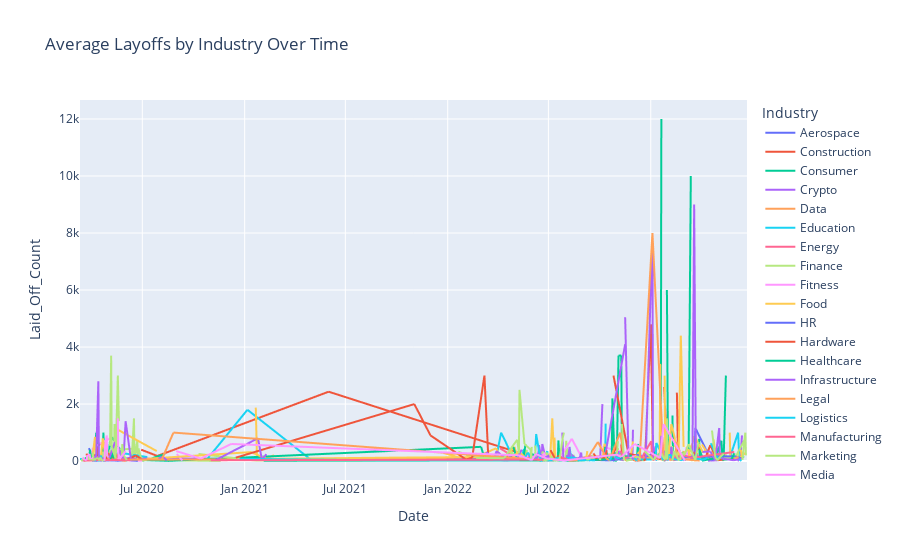

This figure's notebook cell:
### Code cell
import pandas as pd
import numpy as np
import plotly.express as px

df = pd.read_csv("layoffs_data.csv")

# Group by industry and date, then calculate average layoffs
grouped = df.groupby(["Industry", "Date"])["Laid_Off_Count"].mean().reset_index()

# Create line plot
fig = px.line(grouped, x="Date", y="Laid_Off_Count", color="Industry", title="Average Layoffs by Industry Over Time")
fig.show()
plot_html = fig.to_html(full_html=False)

### Figure 1 — Plotly figure (JSON) as saved in the notebook; plotly's stock layout.template omitted (floating-point values rounded to 4 significant figures; data arrays with more than 128 entries replaced by an {"elided": "..."} marker saying what was removed)
{"data": [{"hovertemplate": "Industry=Aerospace<br>Date=%{x}<br>Laid_Off_Count=%{y}<extra></extra>", "legendgroup": "Aerospace", "line": {"color": "#636efa", "dash": "solid"}, "marker": {"symbol": "circle"}, "mode": "lines", "name": "Aerospace", "showlegend": true, "type": "scattergl", "x": ["2020-03-27", "2020-04-05", "2020-04-30", "2020-06-03", "2022-09-21", "2022-11-08", "2023-06-07"], "xaxis": "x", "y": [451, 40, null, 70, 100, null, null], "yaxis": "y"}, {"hovertemplate": "Industry=Construction<br>Date=%{x}<br>Laid_Off_Count=%{y}<extra></extra>", "legendgroup": "Construction", "line": {"color": "#EF553B", "dash": "solid"}, "marker": {"symbol": "circle"}, "mode": "lines", "name": "Construction", "showlegend": true, "type": "scattergl", "x": ["2020-03-27", "2020-04-01", "2020-04-02", "2020-04-10", "2020-04-22", "2020-06-29", "2020-07-28", "2021-06-01", "2022-06-02", "2022-07-14", "2022-08-04", "2022-10-27", "2022-12-06", "2023-01-17", "2023-01-24", "2023-02-08", "2023-04-26"], "xaxis": "x", "y": [60, null, 240, 16, null, 400, 180, 2434, 140, null, 70, 210, 13, 100, null, null, null], "yaxis": "y"}, {"hovertemplate": "Industry=Consumer<br>Date=%{x}<br>Laid_Off_Count=%{y}<extra></extra>", "legendgroup": "Consumer", "line": {"color": "#00cc96", "dash": "solid"}, "marker": {"symbol": "circle"}, "mode": "lines", "name": "Consumer", "showlegend": true, "type": "scattergl", "x": ["2020-03-13", "2020-03-24", "2020-03-25", "2020-03-27", "2020-03-29", "2020-03-30", "2020-03-31", "2020-04-01", "2020-04-04", "2020-04-08", "2020-04-09", "2020-04-14", "2020-04-15", "2020-04-21", "2020-04-22", "2020-04-24", "2020-04-30", "2020-05-01", "2020-05-05", "2020-05-28", "2020-06-02", "2020-06-24", "2020-07-01", "2020-07-13", "2020-08-11", "2020-08-17", "2021-01-27", "2021-02-24", "2021-08-05", "2021-09-15", "2022-01-26", "2022-04-21", "2022-05-04", "2022-05-17", "2022-05-20", "2022-05-23", "2022-05-26", "2022-05-30", "2022-05-31", "2022-06-01", "2022-06-02", "2022-06-03", "2022-06-08", "2022-06-15", "2022-06-17", "2022-06-29", "2022-07-04", "2022-07-07", "2022-07-13", "2022-07-15", "2022-07-18", "2022-07-28", "2022-08-03", "2022-08-04", "2022-08-05", "2022-08-08", "2022-08-09", "2022-08-29", "2022-08-31", "2022-09-02", "2022-10-13", "2022-11-01", "2022-11-04", "2022-11-09", "2022-11-10", "2022-11-15", "2022-11-28", "2022-11-30", "2022-12-02", "2022-12-07", "2022-12-09", "2022-12-13", "2022-12-19", "2022-12-20", "2023-01-03", "2023-01-04", "2023-01-05", "2023-01-10", "2023-01-11", "2023-01-12", "2023-01-16", "2023-01-17", "2023-01-18", "2023-01-19", "2023-01-20", "2023-01-26", "2023-01-31", "2023-02-01", "2023-02-02", "2023-02-09", "2023-02-10", "2023-02-13", "2023-02-17", "2023-02-25", "2023-02-28", "2023-03-02", "2023-03-07", "2023-03-10", "2023-03-14", "2023-03-20", "2023-03-21", "2023-03-24", "2023-03-29", "2023-03-30", "2023-04-17", "2023-04-20", "2023-04-27", "2023-04-28", "2023-05-23", "2023-05-25", "2023-06-06", "2023-06-11", "2023-06-14", "2023-06-23"], "xaxis": "x", "y": [6, 130, null, 250, 10, 250, 194, 200, 50, 255.5, 1000, 33, 200, 155, 1000, 6, 81, 80, 900, 235, 12, 174, 5, 63, 250, null, 1800, null, 1800, null, 80, 180, 87, 90, 70, 30, 50, 100, 250, 25, 27.5, 41.5, null, 15, 150, 85, 54.5, null, 12, null, null, 22, null, 200, 140, 63, 50, null, 660, null, 65, 10, 3700, 3705, 400, 45, 300, null, 100, 95, 600, 160, null, null, null, null, 40, 60, 33, null, 500, null, null, 46, 12000, null, 60, 145, null, 1600, 40, 85, 214.5, 200, 140, null, null, 80, 10000, null, null, null, 780, 100, 120, 78, null, null, null, null, 75, null, 130, null], "yaxis": "y"}, {"hovertemplate": "Industry=Crypto<br>Date=%{x}<br>Laid_Off_Count=%{y}<extra></extra>", "legendgroup": "Crypto", "line": {"color": "#ab63fa", "dash": "solid"}, "marker": {"symbol": "circle"}, "mode": "lines", "name": "Crypto", "showlegend": true, "type": "scattergl", "x": ["2020-04-06", "2020-04-09", "2020-04-16", "2020-04-17", "2020-04-20", "2022-04-04", "2022-05-23", "2022-05-26", "2022-06-01", "2022-06-02", "2022-06-10", "2022-06-13", "2022-06-14", "2022-06-19", "2022-06-20", "2022-06-24", "2022-06-27", "2022-06-28", "2022-06-30", "2022-07-03", "2022-07-05", "2022-07-11", "2022-07-14", "2022-07-18", "2022-07-21", "2022-07-26", "2022-07-27", "2022-07-29", "2022-08-12", "2022-08-16", "2022-08-17", "2022-08-19", "2022-08-29", "2022-09-01", "2022-09-09", "2022-09-22", "2022-10-02", "2022-10-06", "2022-10-11", "2022-10-17", "2022-11-02", "2022-11-04", "2022-11-10", "2022-11-14", "2022-11-18", "2022-11-24", "2022-11-28", "2022-11-29", "2022-11-30", "2022-12-03", "2022-12-05", "2022-12-06", "2022-12-07", "2022-12-08", "2022-12-09", "2022-12-13", "2022-12-16", "2022-12-27", "2022-12-31", "2023-01-04", "2023-01-05", "2023-01-06", "2023-01-10", "2023-01-11", "2023-01-12", "2023-01-23", "2023-01-25", "2023-01-27", "2023-01-28", "2023-01-30", "2023-02-01", "2023-02-02", "2023-02-03", "2023-02-09", "2023-02-13", "2023-02-17", "2023-02-20", "2023-02-21", "2023-02-22", "2023-02-23", "2023-03-01", "2023-03-07", "2023-03-14", "2023-04-13", "2023-04-14", "2023-04-18", "2023-05-04", "2023-05-08", "2023-05-12", "2023-05-30", "2023-06-06", "2023-06-11", "2023-06-14", "2023-06-15"], "xaxis": "x", "y": [null, null, null, null, 91, 75, 80, 80, 90, 100, 260, 250, 562, 9, 600, 270, 70, 300, 12, 150, 30, null, 42, 68, 150, 20, 30, null, null, null, 63, 40, null, 100, null, 110, 60, 2000, null, null, 72, 59, 40, 30, null, 60, 33, 55, 1100, null, 90, 16, 235, null, null, null, null, null, null, null, 60, 275, 525, 80, 110, null, 330, 25, 19, null, 44, 80, 89, null, 22, null, 30, 100, null, null, null, null, 75, null, 17, 16, 30, null, null, null, 6, 80, 900, null], "yaxis": "y"}, {"hovertemplate": "Industry=Data<br>Date=%{x}<br>Laid_Off_Count=%{y}<extra></extra>", "legendgroup": "Data", "line": {"color": "#FFA15A", "dash": "solid"}, "marker": {"symbol": "circle"}, "mode": "lines", "name": "Data", "showlegend": true, "type": "scattergl", "x": ["2020-03-23", "2020-03-25", "2020-03-27", "2020-04-03", "2020-04-06", "2020-04-09", "2020-04-10", "2020-04-14", "2020-04-22", "2020-04-23", "2020-04-28", "2020-04-30", "2020-05-06", "2020-05-12", "2020-05-13", "2020-06-02", "2020-06-15", "2020-06-16", "2020-08-20", "2020-09-11", "2020-11-17", "2020-12-16", "2021-01-27", "2021-03-01", "2021-11-18", "2022-02-07", "2022-03-03", "2022-03-30", "2022-05-11", "2022-05-23", "2022-05-27", "2022-05-30", "2022-06-21", "2022-06-27", "2022-06-28", "2022-06-29", "2022-07-05", "2022-07-06", "2022-08-08", "2022-08-16", "2022-08-23", "2022-09-07", "2022-09-08", "2022-09-12", "2022-09-27", "2022-10-04", "2022-10-07", "2022-10-19", "2022-11-07", "2022-11-09", "2022-11-10", "2022-11-15", "2022-11-30", "2022-12-16", "2022-12-20", "2023-01-04", "2023-01-05", "2023-01-09", "2023-01-10", "2023-01-12", "2023-01-19", "2023-01-20", "2023-01-26", "2023-01-31", "2023-02-01", "2023-02-02", "2023-02-27", "2023-03-08", "2023-03-22", "2023-03-23", "2023-03-27", "2023-03-31", "2023-04-05", "2023-04-13", "2023-04-27", "2023-04-29", "2023-05-02", "2023-05-04", "2023-05-18", "2023-05-24", "2023-06-07", "2023-06-08"], "xaxis": "x", "y": [20, 10, 200, null, null, 68.33, 20, 15, null, 80, 80, null, 90, 65, 17, 12, null, 70, null, 240, null, 54, 20, null, 70, null, 100, 59, 70, 65, 40, null, null, 118.5, 30, 80, 80, 26.67, 36, 12, null, null, null, 25, null, null, 85, null, null, null, 65, 241, null, 24, null, 76, 30, null, 450, 64, null, 22, 221, 580, 325, 40, 75, null, null, 200, 275, null, 99, 100, 205, 177, null, null, null, null, 79, null], "yaxis": "y"}, {"hovertemplate": "Industry=Education<br>Date=%{x}<br>Laid_Off_Count=%{y}<extra></extra>", "legendgroup": "Education", "line": {"color": "#19d3f3", "dash": "solid"}, "marker": {"symbol": "circle"}, "mode": "lines", "name": "Education", "showlegend": true, "type": "scattergl", "x": ["2020-03-25", "2020-03-27", "2020-04-02", "2020-04-09", "2020-04-17", "2020-04-21", "2020-04-24", "2020-05-06", "2020-05-12", "2020-05-26", "2020-05-27", "2020-09-05", "2020-10-23", "2021-01-06", "2021-04-29", "2021-08-24", "2021-09-14", "2022-02-21", "2022-03-29", "2022-04-07", "2022-04-28", "2022-05-05", "2022-05-12", "2022-05-18", "2022-05-24", "2022-05-27", "2022-05-31", "2022-06-01", "2022-06-02", "2022-06-04", "2022-06-09", "2022-06-13", "2022-06-15", "2022-06-18", "2022-06-21", "2022-06-22", "2022-06-28", "2022-06-29", "2022-06-30", "2022-07-05", "2022-07-28", "2022-08-01", "2022-08-02", "2022-08-04", "2022-08-10", "2022-08-16", "2022-08-23", "2022-09-08", "2022-09-09", "2022-10-06", "2022-10-11", "2022-10-12", "2022-10-14", "2022-10-31", "2022-11-03", "2022-11-06", "2022-11-07", "2022-11-09", "2022-11-10", "2022-11-16", "2022-11-18", "2022-11-28", "2022-11-30", "2022-12-01", "2022-12-05", "2022-12-07", "2022-12-08", "2022-12-10", "2022-12-12", "2022-12-14", "2023-01-03", "2023-01-10", "2023-01-12", "2023-01-23", "2023-02-02", "2023-02-07", "2023-02-10", "2023-02-14", "2023-02-28", "2023-03-02", "2023-03-06", "2023-03-09", "2023-03-16", "2023-03-30", "2023-03-31", "2023-04-11", "2023-04-17", "2023-04-21", "2023-04-25", "2023-04-26", "2023-05-05", "2023-05-08", "2023-05-24", "2023-06-07", "2023-06-09", "2023-06-12", "2023-06-15"], "xaxis": "x", "y": [50, null, 7, 14, 90, 19, 4, 100, 16, 137, 150, null, 8, 1800, 65, 37, 41, 150, 100, 1000, 150, 136, 32, 424, 200, 145, 12, 65.5, null, 40, 26, 33, null, 150, null, 120, 300, 350, 170, 31, 60, null, 100, 76.5, 47, null, null, 200, null, 51, 55, 1315, null, null, null, 25, 350, null, null, null, null, 90, 57.5, 88, null, 385, null, 43, 400, 100, 60, 68, 22, null, 769, 27, null, null, null, 79, 120, null, 42, null, 89, null, 81, null, 400, 300, 70, 100, 172, 1000, 128, 80, null], "yaxis": "y"}, {"hovertemplate": "Industry=Energy<br>Date=%{x}<br>Laid_Off_Count=%{y}<extra></extra>", "legendgroup": "Energy", "line": {"color": "#FF6692", "dash": "solid"}, "marker": {"symbol": "circle"}, "mode": "lines", "name": "Energy", "showlegend": true, "type": "scattergl", "x": ["2020-03-26", "2020-03-30", "2020-04-15", "2022-04-05", "2022-05-04", "2022-06-03", "2022-06-20", "2022-07-28", "2022-09-09", "2022-10-11", "2022-11-28", "2023-01-19", "2023-04-10"], "xaxis": "x", "y": [47, 120, null, 450, 97, null, 30, null, 58, null, null, null, 10], "yaxis": "y"}, {"hovertemplate": "Industry=Finance<br>Date=%{x}<br>Laid_Off_Count=%{y}<extra></extra>", "legendgroup": "Finance", "line": {"color": "#B6E880", "dash": "solid"}, "marker": {"symbol": "circle"}, "mode": "lines", "name": "Finance", "showlegend": true, "type": "scattergl", "x": {"elided": "231 str values"}, "xaxis": "x", "y": {"elided": "231 float values"}, "yaxis": "y"}, {"hovertemplate": "Industry=Fitness<br>Date=%{x}<br>Laid_Off_Count=%{y}<extra></extra>", "legendgroup": "Fitness", "line": {"color": "#FF97FF", "dash": "solid"}, "marker": {"symbol": "circle"}, "mode": "lines", "name": "Fitness", "showlegend": true, "type": "scattergl", "x": ["2020-03-19", "2020-03-20", "2020-03-23", "2020-03-31", "2020-04-02", "2020-04-03", "2020-05-04", "2020-05-13", "2020-07-17", "2021-12-08", "2022-02-08", "2022-02-25", "2022-04-27", "2022-05-12", "2022-07-13", "2022-07-18", "2022-07-21", "2022-08-12", "2022-09-01", "2022-10-03", "2022-10-06", "2022-10-26", "2022-11-14", "2022-12-01", "2022-12-03", "2023-01-10", "2023-01-19", "2023-01-25", "2023-03-02", "2023-03-07", "2023-03-16"], "xaxis": "x", "y": [null, 784, null, 17, 318, 467, 800, null, 120, null, 2800, null, 50, 150, 262, null, 95, 784, 55, null, 500, 400, 300, null, 150, null, 30, null, 30, 80, 70], "yaxis": "y"}, {"hovertemplate": "Industry=Food<br>Date=%{x}<br>Laid_Off_Count=%{y}<extra></extra>", "legendgroup": "Food", "line": {"color": "#FECB52", "dash": "solid"}, "marker": {"symbol": "circle"}, "mode": "lines", "name": "Food", "showlegend": true, "type": "scattergl", "x": {"elided": "136 str values"}, "xaxis": "x", "y": {"elided": "136 float values"}, "yaxis": "y"}, {"hovertemplate": "Industry=HR<br>Date=%{x}<br>Laid_Off_Count=%{y}<extra></extra>", "legendgroup": "HR", "line": {"color": "#636efa", "dash": "solid"}, "marker": {"symbol": "circle"}, "mode": "lines", "name": "HR", "showlegend": true, "type": "scattergl", "x": ["2020-03-24", "2020-03-30", "2020-03-31", "2020-04-02", "2020-04-03", "2020-04-06", "2020-04-07", "2020-04-14", "2020-04-15", "2020-04-22", "2020-04-23", "2020-05-01", "2020-05-04", "2020-05-15", "2020-05-28", "2020-07-23", "2020-07-27", "2020-11-25", "2021-07-26", "2022-06-14", "2022-07-06", "2022-07-14", "2022-07-19", "2022-07-20", "2022-07-22", "2022-07-31", "2022-08-02", "2022-08-03", "2022-08-16", "2022-08-23", "2022-08-31", "2022-09-12", "2022-09-15", "2022-09-21", "2022-09-29", "2022-10-11", "2022-10-25", "2022-10-27", "2022-11-10", "2022-12-08", "2022-12-15", "2023-01-03", "2023-01-06", "2023-01-10", "2023-01-11", "2023-01-12", "2023-01-20", "2023-01-24", "2023-01-30", "2023-01-31", "2023-02-01", "2023-02-03", "2023-02-07", "2023-02-08", "2023-02-14", "2023-03-01", "2023-03-04", "2023-03-06", "2023-03-09", "2023-03-16", "2023-03-21", "2023-03-22", "2023-04-18", "2023-04-20", "2023-04-27", "2023-06-01", "2023-06-19"], "xaxis": "x", "y": [null, 70, null, 40, null, 10, 46, 34, 40, 55, 87, 110, 60, 16, 36, 64, null, null, 80, 30, 100, 54, 28, 13, 45, 16, 40, 13, 5, 30, null, 11, 35, null, null, null, 17, 13, null, 198, 60, 245, null, 40, null, null, 47, null, null, 525, null, 90, null, 126, null, 200, 13, 265, null, null, 99, 1170, 90, 35, 85, null, null], "yaxis": "y"}, {"hovertemplate": "Industry=Hardware<br>Date=%{x}<br>Laid_Off_Count=%{y}<extra></extra>", "legendgroup": "Hardware", "line": {"color": "#EF553B", "dash": "solid"}, "marker": {"symbol": "circle"}, "mode": "lines", "name": "Hardware", "showlegend": true, "type": "scattergl", "x": ["2022-10-16", "2022-10-26", "2022-11-22", "2022-12-06", "2022-12-08", "2022-12-22", "2023-01-01", "2023-01-05", "2023-01-06", "2023-01-13", "2023-01-19", "2023-01-25", "2023-01-30", "2023-01-31", "2023-02-06", "2023-02-10", "2023-02-17", "2023-02-19", "2023-03-14", "2023-03-21", "2023-03-22", "2023-03-29", "2023-04-20", "2023-05-23", "2023-05-24"], "xaxis": "x", "y": [null, 3000, 251, 201, null, 153, 4800, 30, null, 900, null, 2600, 343, null, 6650, null, 2400, 100, 40, 320, 300, 480, null, 30, 60], "yaxis": "y"}, {"hovertemplate": "Industry=Healthcare<br>Date=%{x}<br>Laid_Off_Count=%{y}<extra></extra>", "legendgroup": "Healthcare", "line": {"color": "#00cc96", "dash": "solid"}, "marker": {"symbol": "circle"}, "mode": "lines", "name": "Healthcare", "showlegend": true, "type": "scattergl", "x": {"elided": "157 str values"}, "xaxis": "x", "y": {"elided": "157 float values"}, "yaxis": "y"}, {"hovertemplate": "Industry=Infrastructure<br>Date=%{x}<br>Laid_Off_Count=%{y}<extra></extra>", "legendgroup": "Infrastructure", "line": {"color": "#ab63fa", "dash": "solid"}, "marker": {"symbol": "circle"}, "mode": "lines", "name": "Infrastructure", "showlegend": true, "type": "scattergl", "x": ["2020-03-20", "2020-03-26", "2020-03-27", "2020-03-31", "2020-04-02", "2020-04-03", "2020-04-10", "2020-05-05", "2020-05-12", "2020-05-18", "2020-06-11", "2020-06-29", "2020-08-18", "2020-08-24", "2020-10-08", "2021-03-03", "2021-04-06", "2022-04-18", "2022-05-13", "2022-05-31", "2022-06-09", "2022-06-10", "2022-06-13", "2022-06-29", "2022-07-01", "2022-08-03", "2022-08-09", "2022-08-18", "2022-09-14", "2022-09-29", "2022-10-10", "2022-11-16", "2022-12-08", "2022-12-13", "2023-01-05", "2023-01-10", "2023-01-18", "2023-01-20", "2023-02-15", "2023-02-23", "2023-03-30", "2023-04-24", "2023-04-27", "2023-05-30", "2023-05-31", "2023-06-06", "2023-06-07", "2023-06-21"], "xaxis": "x", "y": [30, 50, null, null, 30, 34, 6, null, null, 57, 120, 20, null, 30, null, null, 160, null, null, 50, 80, null, null, 60, 15, null, 270, 110, null, 40, 96, 4100, null, 95, null, null, null, 92, 200, 40, null, 40, 50, null, 40, 134, null, 75], "yaxis": "y"}, {"hovertemplate": "Industry=Legal<br>Date=%{x}<br>Laid_Off_Count=%{y}<extra></extra>", "legendgroup": "Legal", "line": {"color": "#FFA15A", "dash": "solid"}, "marker": {"symbol": "circle"}, "mode": "lines", "name": "Legal", "showlegend": true, "type": "scattergl", "x": ["2020-03-27", "2020-04-09", "2020-05-18", "2022-06-15", "2022-06-30", "2022-09-06", "2022-10-31", "2022-12-06", "2022-12-07", "2023-01-19", "2023-01-25", "2023-02-01", "2023-05-11", "2023-05-12"], "xaxis": "x", "y": [75, 150, 45, 110, null, 30, 60, null, 150, 62, 130, 24, null, null], "yaxis": "y"}, {"hovertemplate": "Industry=Logistics<br>Date=%{x}<br>Laid_Off_Count=%{y}<extra></extra>", "legendgroup": "Logistics", "line": {"color": "#19d3f3", "dash": "solid"}, "marker": {"symbol": "circle"}, "mode": "lines", "name": "Logistics", "showlegend": true, "type": "scattergl", "x": ["2020-03-11", "2020-03-30", "2020-03-31", "2020-04-03", "2020-04-13", "2020-04-17", "2020-04-21", "2020-04-23", "2020-04-29", "2020-05-20", "2020-07-10", "2020-09-02", "2022-05-25", "2022-05-27", "2022-06-01", "2022-06-02", "2022-06-09", "2022-06-10", "2022-06-15", "2022-07-04", "2022-07-12", "2022-07-13", "2022-07-15", "2022-08-02", "2022-08-05", "2022-08-08", "2022-08-11", "2022-08-25", "2022-10-25", "2022-11-03", "2022-11-10", "2022-11-11", "2023-01-10", "2023-01-11", "2023-01-23", "2023-02-03", "2023-02-06", "2023-02-16", "2023-03-02", "2023-03-30", "2023-04-10", "2023-05-16", "2023-05-26", "2023-06-01"], "xaxis": "x", "y": [75, 30, 207, 75, 50, 200, 10, null, 24, 300, 140, null, null, null, null, 59, 90, 250, 10, 27, null, 120, 63, 58, null, 500, 60, null, null, 60, null, 60, 55, 640, 150, 90, 300, null, null, null, 45, null, 130, null], "yaxis": "y"}, {"hovertemplate": "Industry=Manufacturing<br>Date=%{x}<br>Laid_Off_Count=%{y}<extra></extra>", "legendgroup": "Manufacturing", "line": {"color": "#FF6692", "dash": "solid"}, "marker": {"symbol": "circle"}, "mode": "lines", "name": "Manufacturing", "showlegend": true, "type": "scattergl", "x": ["2023-01-04", "2023-01-06", "2023-02-10", "2023-03-16", "2023-05-22", "2023-06-06"], "xaxis": "x", "y": [20, null, 30, 108, null, 196], "yaxis": "y"}, {"hovertemplate": "Industry=Marketing<br>Date=%{x}<br>Laid_Off_Count=%{y}<extra></extra>", "legendgroup": "Marketing", "line": {"color": "#B6E880", "dash": "solid"}, "marker": {"symbol": "circle"}, "mode": "lines", "name": "Marketing", "showlegend": true, "type": "scattergl", "x": ["2020-03-18", "2020-03-23", "2020-03-25", "2020-03-26", "2020-03-27", "2020-03-29", "2020-03-31", "2020-04-01", "2020-04-02", "2020-04-03", "2020-04-06", "2020-04-07", "2020-04-08", "2020-04-09", "2020-04-16", "2020-04-17", "2020-04-20", "2020-04-23", "2020-04-24", "2020-04-28", "2020-05-06", "2020-05-14", "2020-05-20", "2020-05-21", "2020-06-24", "2020-06-30", "2020-07-01", "2020-07-15", "2020-09-16", "2020-10-10", "2021-01-20", "2022-04-25", "2022-05-27", "2022-06-02", "2022-06-06", "2022-06-07", "2022-06-21", "2022-06-23", "2022-06-26", "2022-06-27", "2022-07-05", "2022-07-07", "2022-07-08", "2022-07-11", "2022-07-12", "2022-07-15", "2022-07-18", "2022-07-26", "2022-07-27", "2022-07-29", "2022-07-31", "2022-08-03", "2022-08-05", "2022-08-08", "2022-08-09", "2022-08-10", "2022-08-18", "2022-08-20", "2022-08-25", "2022-09-13", "2022-09-14", "2022-09-15", "2022-09-19", "2022-10-03", "2022-10-10", "2022-10-11", "2022-10-17", "2022-10-20", "2022-11-01", "2022-11-03", "2022-11-09", "2022-11-10", "2022-11-11", "2022-11-14", "2022-11-15", "2022-11-16", "2022-11-17", "2022-11-30", "2022-12-01", "2022-12-06", "2022-12-07", "2022-12-08", "2022-12-09", "2022-12-13", "2023-01-05", "2023-01-07", "2023-01-12", "2023-01-13", "2023-01-15", "2023-01-18", "2023-01-19", "2023-01-23", "2023-01-24", "2023-01-27", "2023-01-30", "2023-01-31", "2023-02-06", "2023-02-08", "2023-02-10", "2023-02-13", "2023-02-15", "2023-02-21", "2023-02-23", "2023-03-03", "2023-03-15", "2023-03-21", "2023-03-30", "2023-04-11", "2023-05-03", "2023-05-04", "2023-05-24", "2023-05-25", "2023-06-01", "2023-06-20"], "xaxis": "x", "y": [4, 20, 52, null, 20, 17, 85, 29, 29, 300, 67.67, 76.5, 31, 8, 60, 30, 90, 6, 19, 35, 50, 70, 101, 400, 451, 17, 18, 60, null, 250, 21, 22, null, 100, null, 150, 40, 8, 43, 300, 120, 35, null, 24, 45, 23, 30, 38, 30, 40, 75, 47, 31, 20, 250, 30, null, 13, null, 100, 59, null, null, null, 180, 35, 50, 227, 37, null, 77.5, 40, null, 51, null, 135, 9, 60, 100, 100, 120, 60, 62, 46, null, null, null, null, 100, 70, null, 36.67, 11, 19, 1500, 500, 59, 530, 100, 100, 370, 40, 150, 63, 140, null, null, 80, null, 90, 120, 75, 90, 800], "yaxis": "y"}, {"hovertemplate": "Industry=Media<br>Date=%{x}<br>Laid_Off_Count=%{y}<extra></extra>", "legendgroup": "Media", "line": {"color": "#FF97FF", "dash": "solid"}, "marker": {"symbol": "circle"}, "mode": "lines", "name": "Media", "showlegend": true, "type": "scattergl", "x": ["2020-03-20", "2020-03-25", "2020-03-30", "2020-04-01", "2020-04-02", "2020-04-03", "2020-04-07", "2020-04-10", "2020-04-21", "2020-04-24", "2020-04-30", "2020-05-01", "2020-05-14", "2020-06-05", "2020-06-10", "2020-06-18", "2020-07-01", "2020-07-14", "2020-08-24", "2020-09-01", "2020-09-11", "2020-09-29", "2020-10-21", "2021-03-09", "2021-03-24", "2021-04-26", "2021-04-29", "2021-10-01", "2022-03-17", "2022-04-04", "2022-04-15", "2022-04-28", "2022-05-17", "2022-05-20", "2022-06-09", "2022-06-13", "2022-06-15", "2022-06-20", "2022-06-22", "2022-06-23", "2022-06-29", "2022-07-20", "2022-07-21", "2022-07-27", "2022-07-28", "2022-08-01", "2022-08-02", "2022-08-09", "2022-09-06", "2022-09-09", "2022-09-13", "2022-09-14", "2022-09-15", "2022-10-06", "2022-10-16", "2022-10-25", "2022-10-27", "2022-11-09", "2022-11-14", "2022-11-15", "2022-11-17", "2022-11-18", "2022-11-24", "2022-11-25", "2022-12-06", "2022-12-27", "2023-01-04", "2023-01-08", "2023-01-10", "2023-01-12", "2023-01-19", "2023-01-20", "2023-01-23", "2023-02-01", "2023-02-06", "2023-02-09", "2023-02-15", "2023-02-21", "2023-02-22", "2023-03-02", "2023-03-06", "2023-03-08", "2023-03-09", "2023-03-30", "2023-04-13", "2023-04-17", "2023-04-20", "2023-05-03", "2023-05-09", "2023-06-05", "2023-06-12", "2023-06-19"], "xaxis": "x", "y": [18, 52.5, 31, 51, 30, 15.5, 50, 103, 21.5, null, null, 60.5, 80, 46, 10, 15, 12, null, null, 250, 20, null, null, 47, null, 36, null, null, 100, 23, 10, 25, 150, 87, null, 56, 37, null, null, 300, 13, 23, 140, 39, null, null, null, null, null, 5, 80, 30, 70, null, 24, null, null, null, 40, 60, 200, null, null, 150, 180, null, 75, 50, 40, 120, null, 130, 600, 38.5, 50, null, 208, 85, 200, 12, 475, 42, 40, 138.3, null, null, 180, 22, null, 200, null, 48], "yaxis": "y"}, {"hovertemplate": "Industry=Other<br>Date=%{x}<br>Laid_Off_Count=%{y}<extra></extra>", "legendgroup": "Other", "line": {"color": "#FECB52", "dash": "solid"}, "marker": {"symbol": "circle"}, "mode": "lines", "name": "Other", "showlegend": true, "type": "scattergl", "x": ["2020-03-26", "2020-03-30", "2020-04-02", "2020-04-15", "2020-04-17", "2020-04-25", "2020-04-27", "2020-04-28", "2020-05-03", "2020-05-04", "2020-05-13", "2020-05-22", "2021-01-13", "2021-02-09", "2021-09-23", "2022-02-10", "2022-04-25", "2022-05-09", "2022-05-23", "2022-06-06", "2022-06-13", "2022-06-15", "2022-06-23", "2022-06-29", "2022-07-04", "2022-07-08", "2022-07-11", "2022-07-12", "2022-07-13", "2022-07-20", "2022-07-21", "2022-07-25", "2022-07-26", "2022-07-28", "2022-08-01", "2022-08-04", "2022-08-12", "2022-08-13", "2022-08-16", "2022-08-17", "2022-08-23", "2022-08-26", "2022-08-30", "2022-08-31", "2022-09-07", "2022-09-12", "2022-09-14", "2022-09-23", "2022-10-11", "2022-10-12", "2022-10-17", "2022-10-20", "2022-10-24", "2022-11-01", "2022-11-04", "2022-11-08", "2022-11-09", "2022-11-10", "2022-11-15", "2022-11-16", "2022-11-17", "2022-11-23", "2022-11-28", "2022-11-29", "2022-11-30", "2022-12-06", "2022-12-09", "2022-12-15", "2022-12-16", "2022-12-21", "2022-12-25", "2023-01-05", "2023-01-08", "2023-01-10", "2023-01-11", "2023-01-13", "2023-01-17", "2023-01-18", "2023-01-19", "2023-01-25", "2023-01-26", "2023-01-27", "2023-02-01", "2023-02-02", "2023-02-07", "2023-02-13", "2023-02-14", "2023-02-15", "2023-02-16", "2023-02-17", "2023-02-20", "2023-02-24", "2023-03-01", "2023-03-03", "2023-03-06", "2023-03-17", "2023-03-23", "2023-03-29", "2023-04-03", "2023-04-12", "2023-04-19", "2023-04-21", "2023-04-24", "2023-04-27", "2023-05-03", "2023-05-09", "2023-05-10", "2023-05-17", "2023-05-18", "2023-05-31", "2023-06-01", "2023-06-02", "2023-06-06", "2023-06-21", "2023-06-22"], "xaxis": "x", "y": [13, 30, null, null, null, 30, 260, null, 50, 62, null, 21, 315, 80, 120, 138, 64, 350, 60, 50, null, 23, null, 109, 18, 1500, 242, null, null, 45, null, 80, 60, null, null, null, null, null, null, 68.5, 50, 80, 81, null, null, null, 425, null, 80, 150, null, null, 50, 200, 200, 200, null, 45, 115, 98, 34, null, 262.5, null, 40, 175, null, 80, null, null, null, 200, 43, null, 155, 140, 118.5, 3412.0, 115, null, 3000, 100, 90, 184.5, 1300, 820.5, 500, null, 242.5, null, 104, 4400, 500, null, 500, 50, 10, null, 585, 300, 112, 74, 760, 271.5, 254.7, 80, 109, null, null, 100, null, 90, 50, 300, null], "yaxis": "y"}, {"hovertemplate": "Industry=Product<br>Date=%{x}<br>Laid_Off_Count=%{y}<extra></extra>", "legendgroup": "Product", "line": {"color": "#636efa", "dash": "solid"}, "marker": {"symbol": "circle"}, "mode": "lines", "name": "Product", "showlegend": true, "type": "scattergl", "x": ["2020-03-25", "2020-04-08", "2020-05-13", "2020-05-19", "2020-05-21", "2020-06-04", "2020-06-23", "2020-08-14", "2021-10-05", "2022-05-05", "2022-06-01", "2022-06-21", "2022-06-30", "2022-07-13", "2022-07-21", "2022-07-22", "2022-08-02", "2022-09-07", "2022-10-20", "2022-11-15", "2022-11-16", "2022-12-01", "2022-12-07", "2022-12-08", "2022-12-10", "2022-12-15", "2023-01-13", "2023-01-18", "2023-01-24", "2023-02-09", "2023-06-01", "2023-06-12"], "xaxis": "x", "y": [45, 17, 19, 10, 18, 39, 6, null, 22, 90, 34, 24, 20, 100, null, null, 51.5, 45, 23, 100, null, 48, null, 254, 20, null, null, null, 21, 130, 170, 100], "yaxis": "y"}, {"hovertemplate": "Industry=Real Estate<br>Date=%{x}<br>Laid_Off_Count=%{y}<extra></extra>", "legendgroup": "Real Estate", "line": {"color": "#EF553B", "dash": "solid"}, "marker": {"symbol": "circle"}, "mode": "lines", "name": "Real Estate", "showlegend": true, "type": "scattergl", "x": ["2020-03-23", "2020-03-24", "2020-03-25", "2020-03-26", "2020-03-27", "2020-03-28", "2020-03-30", "2020-03-31", "2020-04-02", "2020-04-03", "2020-04-07", "2020-04-08", "2020-04-15", "2020-04-16", "2020-04-17", "2020-04-27", "2020-04-29", "2020-05-11", "2020-05-12", "2020-05-17", "2020-05-18", "2020-05-29", "2020-06-01", "2020-06-19", "2020-07-01", "2020-09-11", "2020-09-23", "2020-10-29", "2020-11-18", "2020-12-16", "2021-11-02", "2021-12-01", "2022-02-03", "2022-02-14", "2022-03-08", "2022-03-15", "2022-04-19", "2022-06-01", "2022-06-07", "2022-06-10", "2022-06-14", "2022-06-15", "2022-06-16", "2022-06-22", "2022-06-23", "2022-06-29", "2022-06-30", "2022-07-05", "2022-07-14", "2022-07-20", "2022-07-26", "2022-07-28", "2022-07-29", "2022-08-10", "2022-08-14", "2022-08-16", "2022-08-24", "2022-08-26", "2022-08-31", "2022-09-06", "2022-09-08", "2022-09-13", "2022-09-20", "2022-09-27", "2022-10-04", "2022-10-06", "2022-10-11", "2022-10-14", "2022-10-19", "2022-10-20", "2022-10-24", "2022-10-26", "2022-11-02", "2022-11-03", "2022-11-09", "2022-11-11", "2022-11-14", "2022-11-15", "2022-11-16", "2022-11-17", "2022-11-28", "2022-12-02", "2022-12-07", "2022-12-10", "2022-12-14", "2022-12-19", "2022-12-23", "2023-01-05", "2023-01-17", "2023-01-19", "2023-01-25", "2023-02-13", "2023-02-15", "2023-02-21", "2023-03-02", "2023-03-03", "2023-03-15", "2023-03-17", "2023-03-22", "2023-04-11", "2023-04-18", "2023-05-01", "2023-05-22", "2023-05-31", "2023-06-05", "2023-06-07"], "xaxis": "x", "y": [262.5, 80, 100, 41, 101.3, 250, 25, 50, 90, null, 236, 40, 600, null, 67.5, 20, 300, 28, 73, 250, 100, 32, 24, 200, 56, null, null, 20, null, 120, 2000, 900, 57, 119, 3000, 115, 159.5, null, null, null, 460, null, 45, 70, null, null, null, 384, 39, 200, 90, 136, null, null, 11, null, 140, null, 29, null, null, null, 271, 40, 40, 110, 100, 378, null, 64, 100, 300, 550, null, 581, 100, 170, 71, null, 146.5, null, null, 171, null, null, 18, 74.5, null, 44, 300, 250, null, null, null, null, 220, null, null, null, 201, 560, 34, 62, 60, null, null], "yaxis": "y"}, {"hovertemplate": "Industry=Recruiting<br>Date=%{x}<br>Laid_Off_Count=%{y}<extra></extra>", "legendgroup": "Recruiting", "line": {"color": "#00cc96", "dash": "solid"}, "marker": {"symbol": "circle"}, "mode": "lines", "name": "Recruiting", "showlegend": true, "type": "scattergl", "x": ["2020-03-19", "2020-03-23", "2020-03-27", "2020-03-29", "2020-03-31", "2020-04-01", "2020-04-02", "2020-04-03", "2020-04-08", "2020-04-10", "2020-04-17", "2020-04-27", "2020-05-05", "2020-05-07", "2020-05-12", "2020-06-30", "2020-07-21", "2020-08-26", "2021-02-04", "2022-07-26", "2022-08-11", "2022-10-05", "2022-11-01", "2022-11-28", "2023-02-13", "2023-03-30", "2023-04-03", "2023-04-27", "2023-05-08", "2023-05-10", "2023-05-26", "2023-05-31"], "xaxis": "x", "y": [84, 15, 30, 400, 20, 46, 39, null, 52, 28, 120, null, 66.67, 300, 36, null, 960, null, 13, 23, 7, 50, 100, 200, null, null, 15, 100, 716, 58, 53, 270], "yaxis": "y"}, {"hovertemplate": "Industry=Retail<br>Date=%{x}<br>Laid_Off_Count=%{y}<extra></extra>", "legendgroup": "Retail", "line": {"color": "#ab63fa", "dash": "solid"}, "marker": {"symbol": "circle"}, "mode": "lines", "name": "Retail", "showlegend": true, "type": "scattergl", "x": {"elided": "168 str values"}, "xaxis": "x", "y": {"elided": "168 float values"}, "yaxis": "y"}, {"hovertemplate": "Industry=Sales<br>Date=%{x}<br>Laid_Off_Count=%{y}<extra></extra>", "legendgroup": "Sales", "line": {"color": "#FFA15A", "dash": "solid"}, "marker": {"symbol": "circle"}, "mode": "lines", "name": "Sales", "showlegend": true, "type": "scattergl", "x": ["2020-04-30", "2020-05-04", "2020-05-05", "2020-05-07", "2020-05-13", "2020-08-05", "2020-08-26", "2022-06-22", "2022-07-20", "2022-07-22", "2022-07-28", "2022-08-02", "2022-08-09", "2022-08-31", "2022-09-07", "2022-09-28", "2022-10-12", "2022-10-13", "2022-10-20", "2022-10-21", "2022-11-07", "2022-11-14", "2022-11-15", "2022-11-17", "2022-11-29", "2022-12-01", "2022-12-12", "2023-01-04", "2023-01-24", "2023-02-02", "2023-02-06", "2023-02-07", "2023-02-08", "2023-02-15", "2023-02-16", "2023-02-27", "2023-03-30", "2023-04-13", "2023-05-18", "2023-06-02", "2023-06-08"], "xaxis": "x", "y": [100, 11, 31, 55, 51, 56, 1000, 30, 36, null, null, 60, 12, 45, 27, 671, 150, 90, 20, 120, 1000, 143, 31, 58, null, 37, 35, 8000, 40, 100, 20, 100, 80, 221, 680, 70, 17, null, null, 120, 140], "yaxis": "y"}, {"hovertemplate": "Industry=Security<br>Date=%{x}<br>Laid_Off_Count=%{y}<extra></extra>", "legendgroup": "Security", "line": {"color": "#19d3f3", "dash": "solid"}, "marker": {"symbol": "circle"}, "mode": "lines", "name": "Security", "showlegend": true, "type": "scattergl", "x": ["2020-03-19", "2020-04-01", "2020-04-02", "2020-04-17", "2020-04-22", "2020-05-04", "2020-05-13", "2020-05-14", "2020-05-18", "2020-06-04", "2020-11-05", "2020-12-23", "2021-08-30", "2022-05-10", "2022-05-12", "2022-05-20", "2022-05-25", "2022-06-01", "2022-06-06", "2022-06-07", "2022-06-09", "2022-06-17", "2022-06-22", "2022-06-23", "2022-06-30", "2022-07-05", "2022-07-21", "2022-07-22", "2022-08-02", "2022-08-17", "2022-08-21", "2022-08-26", "2022-08-30", "2022-09-23", "2022-10-13", "2022-10-19", "2022-10-21", "2022-10-24", "2022-10-26", "2022-11-02", "2022-11-06", "2022-11-07", "2022-11-10", "2022-11-15", "2022-11-21", "2022-11-30", "2022-12-02", "2022-12-05", "2022-12-06", "2022-12-08", "2023-01-06", "2023-01-10", "2023-01-11", "2023-01-18", "2023-01-23", "2023-01-29", "2023-01-31", "2023-02-01", "2023-02-02", "2023-02-07", "2023-02-09", "2023-02-26", "2023-02-27", "2023-03-02", "2023-04-06", "2023-04-13", "2023-04-16", "2023-04-19", "2023-05-02", "2023-05-09", "2023-06-01", "2023-06-06", "2023-06-08", "2023-06-09", "2023-06-13"], "xaxis": "x", "y": [null, 24, 60, 13, null, 63, null, null, null, 50, null, 78, 30, 30, null, 130, 300, 100, null, 130, 950, 16, 72.5, 46, 30, 27, 130, null, 115, 125, 77.5, 24, 38, 24, null, 20, 100, 198, 200, 100, 110, null, null, 170, null, null, 100, 65, 20, 27.5, null, 100, 84.5, 275, 30, null, 19, 77.5, 212.5, 212, 66, 40, 19, 177, 40, 128, null, 623, 50, 195, null, 50, null, 60, 8], "yaxis": "y"}, {"hovertemplate": "Industry=Support<br>Date=%{x}<br>Laid_Off_Count=%{y}<extra></extra>", "legendgroup": "Support", "line": {"color": "#FF6692", "dash": "solid"}, "marker": {"symbol": "circle"}, "mode": "lines", "name": "Support", "showlegend": true, "type": "scattergl", "x": ["2020-03-16", "2020-04-06", "2020-04-07", "2020-04-08", "2020-04-09", "2020-04-20", "2020-04-24", "2020-05-20", "2020-06-09", "2020-06-25", "2020-11-01", "2022-06-21", "2022-06-22", "2022-07-01", "2022-07-21", "2022-07-24", "2022-08-04", "2022-08-05", "2022-09-07", "2022-09-15", "2022-09-20", "2022-09-28", "2022-10-04", "2022-11-01", "2022-11-07", "2022-11-14", "2022-11-22", "2022-12-01", "2022-12-15", "2023-01-02", "2023-01-03", "2023-01-05", "2023-01-12", "2023-01-17", "2023-01-18", "2023-02-01", "2023-02-02", "2023-02-15", "2023-02-22", "2023-02-24", "2023-03-01", "2023-03-16", "2023-05-31", "2023-06-08"], "xaxis": "x", "y": [16, 24, null, 80, 40, 33, 36, 39, 26, null, 30, 52, 50, null, null, 120, 65, null, 49, 193, 78, null, 200, null, 350, 124, 118, null, 90, 700, 76, 30, 115, 142, 155, null, null, 100, 186, 59, 200, 114, 320, null], "yaxis": "y"}, {"hovertemplate": "Industry=Transportation<br>Date=%{x}<br>Laid_Off_Count=%{y}<extra></extra>", "legendgroup": "Transportation", "line": {"color": "#B6E880", "dash": "solid"}, "marker": {"symbol": "circle"}, "mode": "lines", "name": "Transportation", "showlegend": true, "type": "scattergl", "x": {"elided": "140 str values"}, "xaxis": "x", "y": {"elided": "140 float values"}, "yaxis": "y"}, {"hovertemplate": "Industry=Travel<br>Date=%{x}<br>Laid_Off_Count=%{y}<extra></extra>", "legendgroup": "Travel", "line": {"color": "#FF97FF", "dash": "solid"}, "marker": {"symbol": "circle"}, "mode": "lines", "name": "Travel", "showlegend": true, "type": "scattergl", "x": ["2020-03-16", "2020-03-19", "2020-03-20", "2020-03-23", "2020-03-24", "2020-03-25", "2020-03-26", "2020-03-28", "2020-03-30", "2020-03-31", "2020-04-01", "2020-04-03", "2020-04-06", "2020-04-08", "2020-04-10", "2020-04-14", "2020-04-20", "2020-04-22", "2020-04-24", "2020-04-25", "2020-04-28", "2020-04-29", "2020-05-01", "2020-05-04", "2020-05-05", "2020-05-07", "2020-05-18", "2020-05-19", "2020-05-20", "2020-05-21", "2020-06-01", "2020-06-24", "2020-07-14", "2020-07-16", "2020-07-30", "2020-08-19", "2020-08-31", "2020-10-14", "2020-12-08", "2022-05-10", "2022-06-01", "2022-06-08", "2022-06-29", "2022-07-01", "2022-07-29", "2022-11-01", "2022-11-09", "2022-12-03", "2023-01-18", "2023-01-24", "2023-03-01", "2023-03-03", "2023-03-21", "2023-04-13", "2023-05-04"], "xaxis": "x", "y": [130, 42, 45, 38, 210, 178, 200, 250, 80, null, 109, 92.33, null, null, 35, null, 300, null, 15, 500, 900, 160, 150, null, 1900, null, 1500, 69, 221, 70, 350, null, 300, null, 4375, null, 350, 90, 600, 200, 30, 250, 80, 85, 22, 226, 144, 600, 109, 1300, 100, 30, null, null, 1100], "yaxis": "y"}], "layout": {"legend": {"title": {"text": "Industry"}, "tracegroupgap": 0}, "title": {"text": "Average Layoffs by Industry Over Time"}, "xaxis": {"anchor": "y", "domain": [0, 1], "title": {"text": "Date"}}, "yaxis": {"anchor": "x", "domain": [0, 1], "title": {"text": "Laid_Off_Count"}}}}
